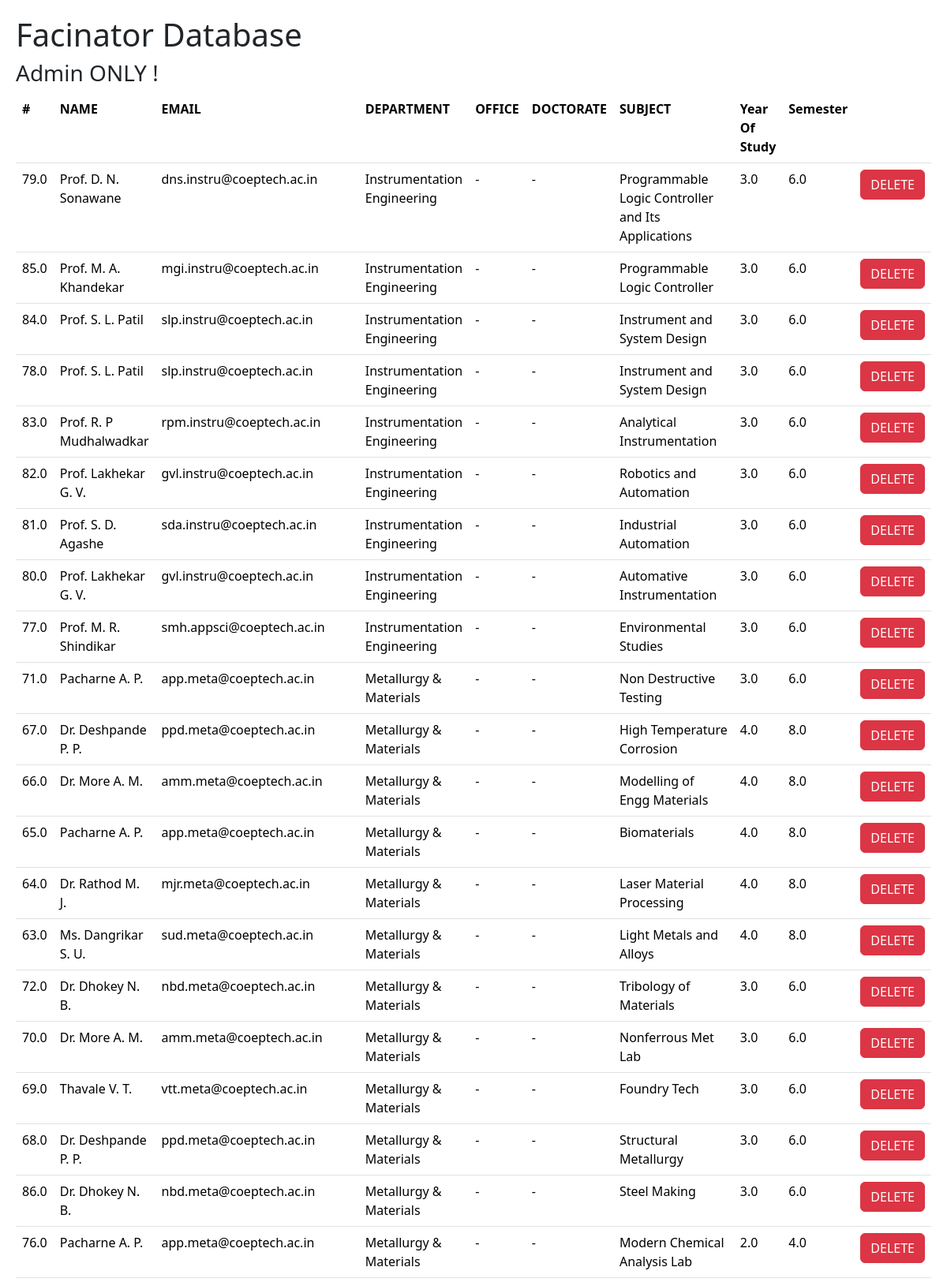
The page /admin (upper part) on the database its author committed.
### tables this page shows
CREATE TABLE `Facinator_MasterDB_Sheet1` (`id`, `faculty_name`, `faculty_email`, `department_name`, `department_id`, `subject_id`, `subject_name`, `year_of_study`, `semester`, gender TEXT, doctorate TEXT, office TEXT);

### app.py (the view)
@app.route("/admin")
def alldata():
    con = sqlite3.connect("facinator.db")
    cur = con.cursor()
    cur.execute("SELECT * FROM Facinator_MasterDB_Sheet1")
    data = cur.fetchall();
    con.close()
    return render_template("alldata.html", data =  list(reversed(data)))

### templates/alldata.html (shortened to what this page needs)
<!DOCTYPE html>
<html lang="en">
<head>
    <link href="https://cdn.jsdelivr.net/npm/bootstrap@5.3.3/dist/css/bootstrap.min.css" rel="stylesheet">
</head>
<body>
    <h1>Facinator Database</h1>
    <h3>Admin ONLY !</h3>
    <table class="table">
        <th>#</th>
        <th>NAME</th>
        <th>EMAIL</th>
        <th>DEPARTMENT</th>
        <th>OFFICE</th>
        <th>DOCTORATE</th>
        <th>SUBJECT</th>
        <th>Year Of Study</th>
        <th>Semester</th>
        <th></th>
        {% for i in data %}
        <tr>
            <td>{{ i[0] }}</td>
            <td>{{ i[1] }}</td>
            <td>{{ i[2] }}</td>
            <td>{{ i[3] }}</td>
            <td>-</td>
            <td>-</td>
            <td>{{ i[6] }}</td>
            <td>{{ i[7] }}</td>
            <td>{{ i[8] }}</td>
            <td><form action="{{ url_for('admin_delete') }}"><input type="text" value="{{ i[0] }}" hidden name="admin_delete"><input type="submit" class="btn btn-danger" value="DELETE"></form></td>
        </tr>
        {% endfor %}
    </table>
</body>
</html>

### templates/alldata.html (style rules this page uses)
body { padding: 20px; }

### rows shown on the page
Facinator_MasterDB_Sheet1: id "79.0", faculty_name "Prof. D. N. Sonawane", faculty_email "dns.instru@coeptech.ac.in", department_name "Instrumentation Engineering", subject_name "Programmable Logic Controller and Its Applications", year_of_study "3.0", semester "6.0"
Facinator_MasterDB_Sheet1: id "85.0", faculty_name "Prof. M. A. Khandekar", faculty_email "mgi.instru@coeptech.ac.in", department_name "Instrumentation Engineering", subject_name "Programmable Logic Controller", year_of_study "3.0", semester "6.0"
Facinator_MasterDB_Sheet1: id "84.0", faculty_name "Prof. S. L. Patil", faculty_email "slp.instru@coeptech.ac.in", department_name "Instrumentation Engineering", subject_name "Instrument and System Design", year_of_study "3.0", semester "6.0"
Facinator_MasterDB_Sheet1: id "78.0", faculty_name "Prof. S. L. Patil", faculty_email "slp.instru@coeptech.ac.in", department_name "Instrumentation Engineering", subject_name "Instrument and System Design", year_of_study "3.0", semester "6.0"
Facinator_MasterDB_Sheet1: id "83.0", faculty_name "Prof. R. P Mudhalwadkar", faculty_email "rpm.instru@coeptech.ac.in", department_name "Instrumentation Engineering", subject_name "Analytical Instrumentation", year_of_study "3.0", semester "6.0"
Facinator_MasterDB_Sheet1: id "82.0", faculty_name "Prof. Lakhekar G. V.", faculty_email "gvl.instru@coeptech.ac.in", department_name "Instrumentation Engineering", subject_name "Robotics and Automation", year_of_study "3.0", semester "6.0"
Facinator_MasterDB_Sheet1: id "81.0", faculty_name "Prof. S. D. Agashe", faculty_email "sda.instru@coeptech.ac.in", department_name "Instrumentation Engineering", subject_name "Industrial Automation", year_of_study "3.0", semester "6.0"
Facinator_MasterDB_Sheet1: id "80.0", faculty_name "Prof. Lakhekar G. V.", faculty_email "gvl.instru@coeptech.ac.in", department_name "Instrumentation Engineering", subject_name "Automative Instrumentation", year_of_study "3.0", semester "6.0"
Facinator_MasterDB_Sheet1: id "77.0", faculty_name "Prof. M. R. Shindikar", faculty_email "smh.appsci@coeptech.ac.in", department_name "Instrumentation Engineering", subject_name "Environmental Studies", year_of_study "3.0", semester "6.0"
Facinator_MasterDB_Sheet1: id "71.0", faculty_name "Pacharne A. P.", faculty_email "app.meta@coeptech.ac.in", department_name "Metallurgy & Materials", subject_name "Non Destructive Testing", year_of_study "3.0", semester "6.0"
Facinator_MasterDB_Sheet1: id "67.0", faculty_name "Dr. Deshpande P. P.", faculty_email "ppd.meta@coeptech.ac.in", department_name "Metallurgy & Materials", subject_name "High Temperature Corrosion", year_of_study "4.0", semester "8.0"
Facinator_MasterDB_Sheet1: id "66.0", faculty_name "Dr. More A. M.", faculty_email "amm.meta@coeptech.ac.in", department_name "Metallurgy & Materials", subject_name "Modelling of Engg Materials", year_of_study "4.0", semester "8.0"
Facinator_MasterDB_Sheet1: id "65.0", faculty_name "Pacharne A. P.", faculty_email "app.meta@coeptech.ac.in", department_name "Metallurgy & Materials", subject_name "Biomaterials", year_of_study "4.0", semester "8.0"
Facinator_MasterDB_Sheet1: id "64.0", faculty_name "Dr. Rathod M. J.", faculty_email "mjr.meta@coeptech.ac.in", department_name "Metallurgy & Materials", subject_name "Laser Material Processing", year_of_study "4.0", semester "8.0"
Facinator_MasterDB_Sheet1: id "63.0", faculty_name "Ms. Dangrikar S. U.", faculty_email "sud.meta@coeptech.ac.in", department_name "Metallurgy & Materials", subject_name "Light Metals and Alloys", year_of_study "4.0", semester "8.0"
Facinator_MasterDB_Sheet1: id "72.0", faculty_name "Dr. Dhokey N. B.", faculty_email "nbd.meta@coeptech.ac.in", department_name "Metallurgy & Materials", subject_name "Tribology of Materials", year_of_study "3.0", semester "6.0"
Facinator_MasterDB_Sheet1: id "70.0", faculty_name "Dr. More A. M.", faculty_email "amm.meta@coeptech.ac.in", department_name "Metallurgy & Materials", subject_name "Nonferrous Met Lab", year_of_study "3.0", semester "6.0"
Facinator_MasterDB_Sheet1: id "69.0", faculty_name "Thavale V. T.", faculty_email "vtt.meta@coeptech.ac.in", department_name "Metallurgy & Materials", subject_name "Foundry Tech", year_of_study "3.0", semester "6.0"
Facinator_MasterDB_Sheet1: id "68.0", faculty_name "Dr. Deshpande P. P.", faculty_email "ppd.meta@coeptech.ac.in", department_name "Metallurgy & Materials", subject_name "Structural Metallurgy", year_of_study "3.0", semester "6.0"
Facinator_MasterDB_Sheet1: id "86.0", faculty_name "Dr. Dhokey N. B.", faculty_email "nbd.meta@coeptech.ac.in", department_name "Metallurgy & Materials", subject_name "Steel Making", year_of_study "3.0", semester "6.0"
Facinator_MasterDB_Sheet1: id "76.0", faculty_name "Pacharne A. P.", faculty_email "app.meta@coeptech.ac.in", department_name "Metallurgy & Materials", subject_name "Modern Chemical Analysis Lab", year_of_study "2.0", semester "4.0"
